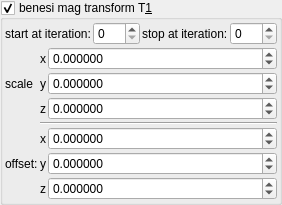
    <widget class="MyGroupBox" name="groupCheck_transf_benesi_T1_enabled_false">
     <property name="toolTip">
      <string/>
     </property>
     <property name="title">
      <string>benesi mag transform T&amp;1</string>
     </property>
     <property name="checkable">
      <bool>true</bool>
     </property>
     <layout class="QVBoxLayout" name="verticalLayout_29" stretch="0,0">
      <property name="spacing">
       <number>2</number>
      </property>
      <property name="leftMargin">
       <number>2</number>
      </property>
      <property name="topMargin">
       <number>2</number>
      </property>
      <property name="rightMargin">
       <number>2</number>
      </property>
      <property name="bottomMargin">
       <number>2</number>
      </property>
      <item>
       <layout class="QHBoxLayout" name="horizontalLayout_31" stretch="0,1,0,1">
        <item>
         <widget class="QLabel" name="label_143">
          <property name="text">
           <string>start at iteration:</string>
          </property>
         </widget>
        </item>
        <item>
         <widget class="MySpinBox" name="spinboxInt_transf_start_iterations">
          <property name="sizePolicy">
           <sizepolicy hsizetype="Minimum" vsizetype="Maximum">
            <horstretch>0</horstretch>
            <verstretch>0</verstretch>
           </sizepolicy>
          </property>
          <property name="minimum">
           <number>0</number>
          </property>
          <property name="maximum">
           <number>999</number>
          </property>
          <property name="value">
           <number>0</number>
          </property>
         </widget>
        </item>
        <item>
         <widget class="QLabel" name="label_84">
          <property name="text">
           <string>stop at iteration:</string>
          </property>
         </widget>
        </item>
        <item>
         <widget class="MySpinBox" name="spinboxInt_transf_stop_iterationsT_1">
          <property name="sizePolicy">
           <sizepolicy hsizetype="Preferred" vsizetype="Maximum">
            <horstretch>0</horstretch>
            <verstretch>0</verstretch>
           </sizepolicy>
          </property>
          <property name="maximum">
           <number>999</number>
          </property>
         </widget>
        </item>
       </layout>
      </item>
      <item>
       <layout class="QGridLayout" name="gridLayout_63" columnstretch="0,0,1">
        <property name="spacing">
         <number>2</number>
        </property>
        <item row="6" column="1">
         <widget class="QLabel" name="label_125">
          <property name="sizePolicy">
           <sizepolicy hsizetype="Preferred" vsizetype="Preferred">
            <horstretch>0</horstretch>
            <verstretch>0</verstretch>
           </sizepolicy>
          </property>
          <property name="text">
           <string notr="true">z</string>
          </property>
          <property name="alignment">
           <set>Qt::AlignRight|Qt::AlignTrailing|Qt::AlignVCenter</set>
          </property>
         </widget>
        </item>
        <item row="5" column="2">
         <widget class="MyDoubleSpinBox" name="spinbox3_transf_offset_200_y">
          <property name="sizePolicy">
           <sizepolicy hsizetype="Minimum" vsizetype="Maximum">
            <horstretch>0</horstretch>
            <verstretch>0</verstretch>
           </sizepolicy>
          </property>
          <property name="prefix">
           <string/>
          </property>
          <property name="suffix">
           <string/>
          </property>
          <property name="decimals">
           <number>6</number>
          </property>
          <property name="minimum">
           <double>-99.989999999999995</double>
          </property>
          <property name="maximum">
           <double>99.989999999999995</double>
          </property>
          <property name="singleStep">
           <double>0.100000000000000</double>
          </property>
         </widget>
        </item>
        <item row="4" column="2">
         <widget class="MyDoubleSpinBox" name="spinbox3_transf_offset_200_x">
          <property name="sizePolicy">
           <sizepolicy hsizetype="Minimum" vsizetype="Maximum">
            <horstretch>0</horstretch>
            <verstretch>0</verstretch>
           </sizepolicy>
          </property>
          <property name="prefix">
           <string/>
          </property>
          <property name="suffix">
           <string/>
          </property>
          <property name="decimals">
           <number>6</number>
          </property>
          <property name="minimum">
           <double>-99.989999999999995</double>
          </property>
          <property name="maximum">
           <double>99.989999999999995</double>
          </property>
          <property name="singleStep">
           <double>0.100000000000000</double>
          </property>
         </widget>
        </item>
        <item row="6" column="2">
         <widget class="MyDoubleSpinBox" name="spinbox3_transf_offset_200_z">
          <property name="sizePolicy">
           <sizepolicy hsizetype="Minimum" vsizetype="Maximum">
            <horstretch>0</horstretch>
            <verstretch>0</verstretch>
           </sizepolicy>
          </property>
          <property name="prefix">
           <string/>
          </property>
          <property name="suffix">
           <string/>
          </property>
          <property name="decimals">
           <number>6</number>
          </property>
          <property name="minimum">
           <double>-99.989999999999995</double>
          </property>
          <property name="maximum">
           <double>99.989999999999995</double>
          </property>
          <property name="singleStep">
           <double>0.100000000000000</double>
          </property>
         </widget>
        </item>
        <item row="2" column="2">
         <widget class="MyDoubleSpinBox" name="spinbox3_transf_scale3D_222_z">
          <property name="sizePolicy">
           <sizepolicy hsizetype="Minimum" vsizetype="Maximum">
            <horstretch>0</horstretch>
            <verstretch>0</verstretch>
           </sizepolicy>
          </property>
          <property name="prefix">
           <string/>
          </property>
          <property name="suffix">
           <string/>
          </property>
          <property name="decimals">
           <number>6</number>
          </property>
          <property name="minimum">
           <double>-99.989999999999995</double>
          </property>
          <property name="maximum">
           <double>99.989999999999995</double>
          </property>
          <property name="singleStep">
           <double>0.100000000000000</double>
          </property>
         </widget>
        </item>
        <item row="5" column="0">
         <widget class="QLabel" name="label_259">
          <property name="text">
           <string>offset:</string>
          </property>
         </widget>
        </item>
        <item row="4" column="1">
         <widget class="QLabel" name="label_118">
          <property name="sizePolicy">
           <sizepolicy hsizetype="Preferred" vsizetype="Preferred">
            <horstretch>0</horstretch>
            <verstretch>0</verstretch>
           </sizepolicy>
          </property>
          <property name="text">
           <string notr="true">x</string>
          </property>
          <property name="alignment">
           <set>Qt::AlignRight|Qt::AlignTrailing|Qt::AlignVCenter</set>
          </property>
         </widget>
        </item>
        <item row="5" column="1">
         <widget class="QLabel" name="label_119">
          <property name="sizePolicy">
           <sizepolicy hsizetype="Preferred" vsizetype="Preferred">
            <horstretch>0</horstretch>
            <verstretch>0</verstretch>
           </sizepolicy>
          </property>
          <property name="text">
           <string notr="true">y</string>
          </property>
          <property name="alignment">
           <set>Qt::AlignRight|Qt::AlignTrailing|Qt::AlignVCenter</set>
          </property>
         </widget>
        </item>
        <item row="1" column="0">
         <widget class="QLabel" name="label_258">
          <property name="text">
           <string>scale</string>
          </property>
         </widget>
        </item>
        <item row="0" column="1">
         <widget class="QLabel" name="label_126">
          <property name="sizePolicy">
           <sizepolicy hsizetype="Preferred" vsizetype="Preferred">
            <horstretch>0</horstretch>
            <verstretch>0</verstretch>
           </sizepolicy>
          </property>
          <property name="text">
           <string notr="true">x</string>
          </property>
          <property name="alignment">
           <set>Qt::AlignRight|Qt::AlignTrailing|Qt::AlignVCenter</set>
          </property>
         </widget>
        </item>
        <item row="1" column="1">
         <widget class="QLabel" name="label_127">
          <property name="sizePolicy">
           <sizepolicy hsizetype="Preferred" vsizetype="Preferred">
            <horstretch>0</horstretch>
            <verstretch>0</verstretch>
           </sizepolicy>
          </property>
          <property name="text">
           <string notr="true">y</string>
          </property>
          <property name="alignment">
           <set>Qt::AlignRight|Qt::AlignTrailing|Qt::AlignVCenter</set>
          </property>
         </widget>
        </item>
        <item row="2" column="1">
         <widget class="QLabel" name="label_128">
          <property name="sizePolicy">
           <sizepolicy hsizetype="Preferred" vsizetype="Preferred">
            <horstretch>0</horstretch>
            <verstretch>0</verstretch>
           </sizepolicy>
          </property>
          <property name="text">
           <string notr="true">z</string>
          </property>
          <property name="alignment">
           <set>Qt::AlignRight|Qt::AlignTrailing|Qt::AlignVCenter</set>
          </property>
         </widget>
        </item>
        <item row="0" column="2">
         <widget class="MyDoubleSpinBox" name="spinbox3_transf_scale3D_222_x">
          <property name="sizePolicy">
           <sizepolicy hsizetype="Minimum" vsizetype="Maximum">
            <horstretch>0</horstretch>
            <verstretch>0</verstretch>
           </sizepolicy>
          </property>
          <property name="prefix">
           <string/>
          </property>
          <property name="suffix">
           <string/>
          </property>
          <property name="decimals">
           <number>6</number>
          </property>
          <property name="minimum">
           <double>-99.989999999999995</double>
          </property>
          <property name="maximum">
           <double>99.989999999999995</double>
          </property>
          <property name="singleStep">
           <double>0.100000000000000</double>
          </property>
         </widget>
        </item>
        <item row="1" column="2">
         <widget class="MyDoubleSpinBox" name="spinbox3_transf_scale3D_222_y">
          <property name="sizePolicy">
           <sizepolicy hsizetype="Minimum" vsizetype="Maximum">
            <horstretch>0</horstretch>
            <verstretch>0</verstretch>
           </sizepolicy>
          </property>
          <property name="prefix">
           <string/>
          </property>
          <property name="suffix">
           <string/>
          </property>
          <property name="decimals">
           <number>6</number>
          </property>
          <property name="minimum">
           <double>-99.989999999999995</double>
          </property>
          <property name="maximum">
           <double>99.989999999999995</double>
          </property>
          <property name="singleStep">
           <double>0.100000000000000</double>
          </property>
         </widget>
        </item>
        <item row="3" column="1" colspan="2">
         <widget class="Line" name="line_53">
          <property name="orientation">
           <enum>Qt::Horizontal</enum>
          </property>
         </widget>
        </item>
       </layout>
      </item>
     </layout>
    </widget>
